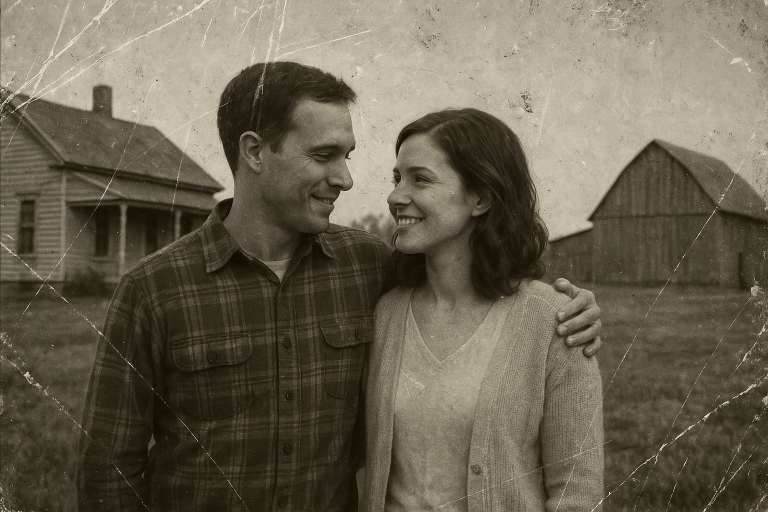
#> input picture images/before.png, 1536 x 1024 px (shown at 1/2 size)
$ python animate.py
#> lines starting #> are read from the running program, lines starting #| are printed output that depends on the picture
# pip install pillow
from PIL import Image, ImageDraw
import numpy as np
from pathlib import Path

def make_slider_animation(
    before_path, after_path,
    out_path="slider.gif",
    width=None, height=None,
    frames=60,  # total frames for a full forward+back cycle
    hold_frames=10,  # hold at ends
    bar_width=4,  # pixels
    loop=True,  # loop forever
    bounce=True,  # go forward then back
    fps=30,  # playback rate (ms per frame computed from this)
):
    # Load
#> called with before_path = 'before.png', after_path = 'after.png', out_path = 'slider.gif', frames = 60, hold_frames = 10, bar_width = 6, loop = True, bounce = True
    before = Image.open(before_path).convert("RGBA")
    after  = Image.open(after_path).convert("RGBA")
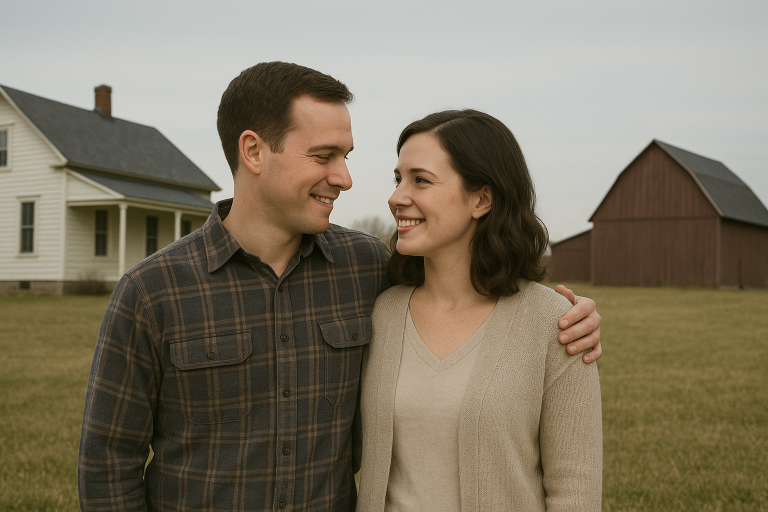
#> input picture images/after.png, 1536 x 1024 px (shown at 1/2 size)

    # Optional resize (keep aspect)
    if width or height:
        if not width:
            width = int(before.width * (height / before.height))
        if not height:
            height = int(before.height * (width / before.width))
        before = before.resize((width, height), Image.LANCZOS)
        after  = after.resize((width, height), Image.LANCZOS)
    else:
        # force same size
        w = min(before.width, after.width)
#> w = 1536
        h = min(before.height, after.height)
#> h = 1024
        before = before.resize((w, h), Image.LANCZOS)
        after  = after.resize((w, h), Image.LANCZOS)

    W, H = before.size
#> W = 1536; H = 1024

    # Build sweep timeline
    forward = list(np.linspace(0, W, frames//2, endpoint=True))
#> forward = 30 values from 0 to 1536
    if bounce:
        backward = list(np.linspace(W, 0, frames//2, endpoint=True))
        sweep = forward + [forward[-1]]*hold_frames + backward + [backward[-1]]*hold_frames
    else:
        sweep = forward + [forward[-1]]*hold_frames

    out_frames = []
    for x in sweep:
        x = int(x)

        # Compose: left side shows AFTER, right side shows BEFORE
        frame = Image.new("RGBA", (W, H))
        if x > 0:
            frame.paste(after.crop((0, 0, x, H)), (0, 0))
        if x < W:
            frame.paste(before.crop((x, 0, W, H)), (x, 0))

        # draw slider bar
        draw = ImageDraw.Draw(frame)
        draw.rectangle([x - bar_width//2, 0, x + bar_width//2, H], fill=(255, 255, 255, 255))

        out_frames.append(frame.convert("P", dither=Image.FLOYDSTEINBERG, palette=Image.ADAPTIVE))
#> after the loop, out_frames = 80 items

    duration_ms = int(1000 / fps)
    ext = Path(out_path).suffix.lower()
    save_args = dict(save_all=True, append_images=out_frames[1:], duration=duration_ms, loop=0 if loop else 1, disposal=2)
#> save_args = 5 items

    if ext == ".webp":
        out_frames[0].save(out_path, format="WEBP", **save_args)
    else:
        out_frames[0].save(out_path, format="GIF", **save_args)
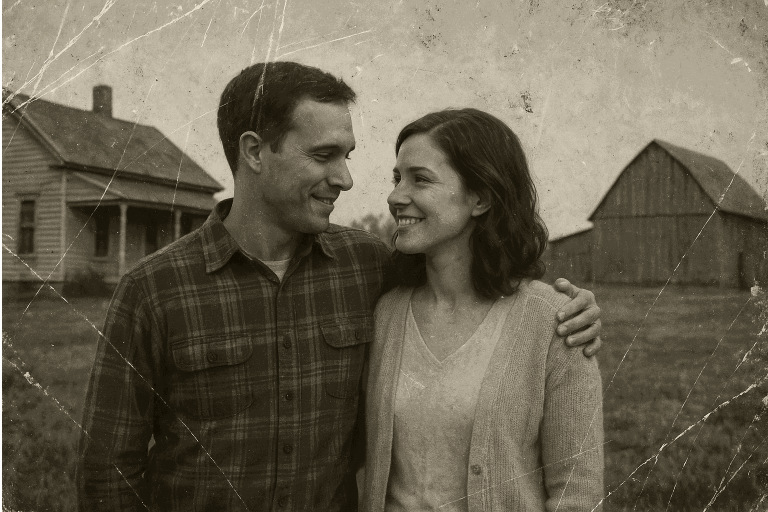
#> saved as slider.gif: PIL image 1536x1024 P (shown at 1/2 size); mean R, G, B 106.5, 99.5, 82.6

if __name__ == "__main__":
    # Example:
    make_slider_animation(
        "before.png",
        "after.png",
        out_path="slider.gif",   # or "slider.webp"
        frames=60,
        hold_frames=10,
        bar_width=6,
        fps=30,
        loop=True,
        bounce=True
    )
